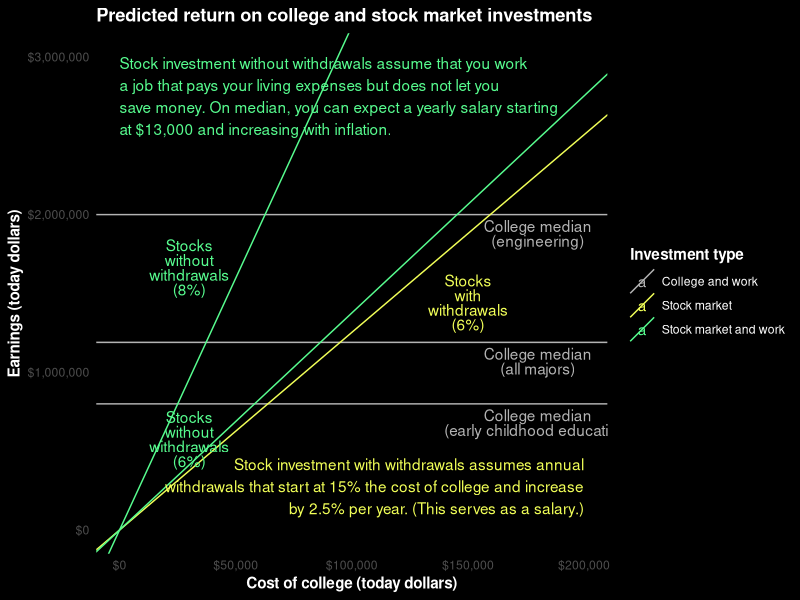
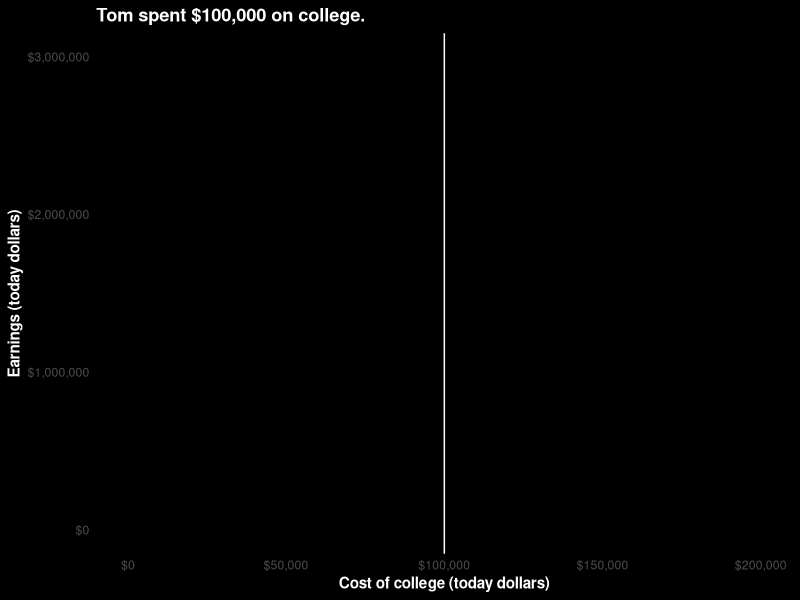
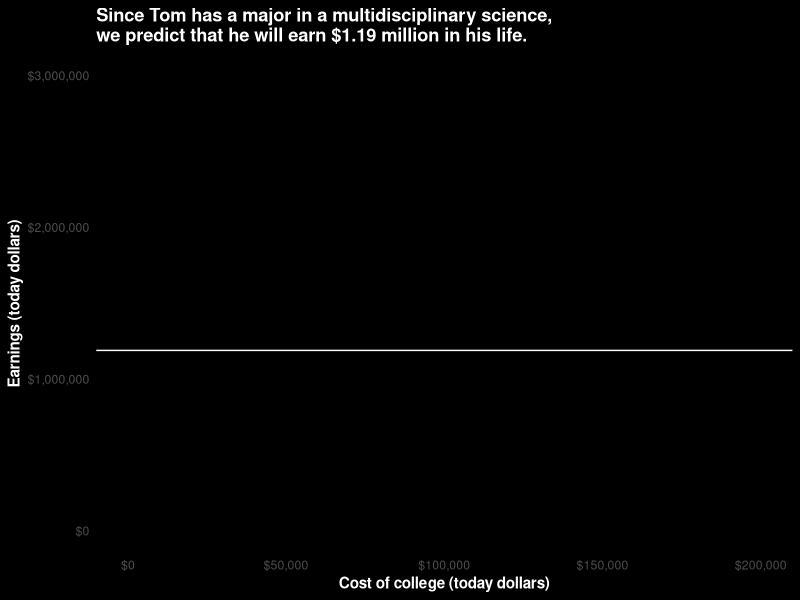
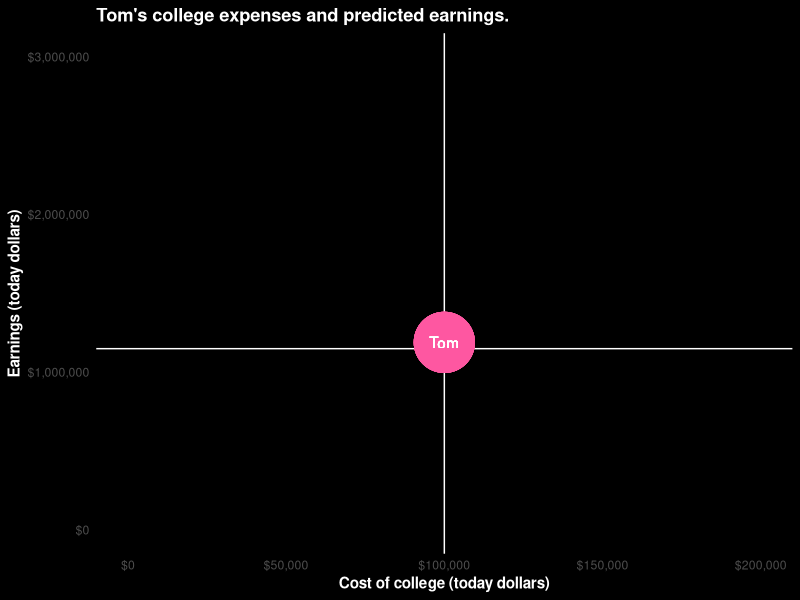
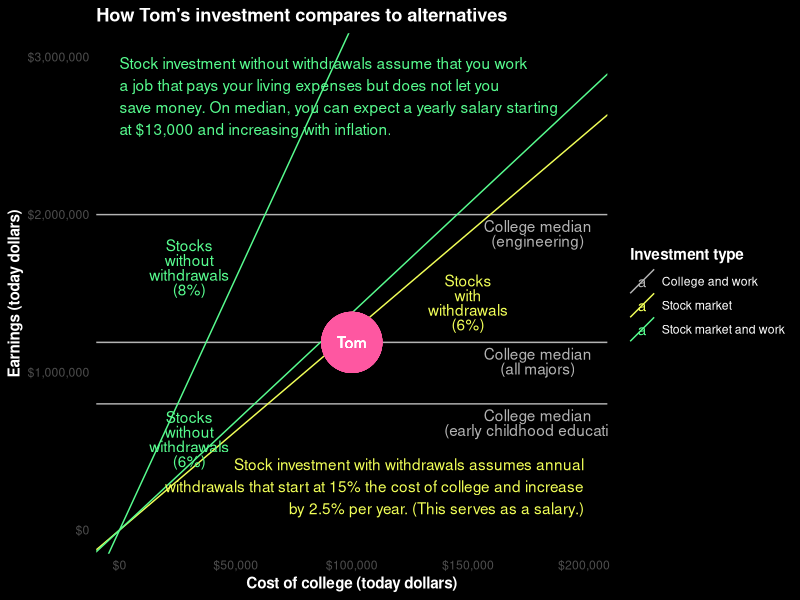

Recreate these plots in R, in order.
library(ggplot2)
library(reshape2)
library(scales)

years.invested <- 65 - 20 # People supposedly retire at 65.
prop.withdrawn <- 0.15 # Withdraw 15% of the initial investment every year, ignoring inflation
stock.market.return <- c(1.06, 1.08)
inflation <- 1.025 # 3% inflation
median.no.college <- 5.8e5

colors <- c(tom = '#fe57a1',
            college = 'grey70',
            work = '#57FD8F',
            retire = '#F1FF57')

earnings.slope <- function(stock.market.return, prop.withdrawn) {
  f <- function(state, year) {
    withdrawal <- prop.withdrawn * inflation ^ year
    new.state <- list(money = state$money * (stock.market.return - withdrawal))
    new.state$withdrawals = state$withdrawals + withdrawal
    new.state
  }
  begin.state <- list(money = 1, withdrawals = 0)
  end.state <- Reduce(f, 1:years.invested, init = begin.state)
  end.state$money + end.state$withdrawals
}

lifetime.earnings <- c(
  engineering = 2e6,
  all.majors = 1.19e6,
  early.childhood.education = 8e5
)

college <- data.frame(
  investment = 'College and work',
  label.x = 1.8e5,
  earnings.intercept = unname(lifetime.earnings),
  earnings.slope = 0,
  label.y = unname(lifetime.earnings),
  full.investment = paste0('College median\n(',
                           gsub('\\.', ' ', names(lifetime.earnings)), ')')
)

retire <- data.frame(
  investment = 'Stock market',
  label.x = 1.5e5,
  earnings.intercept = 0,
  earnings.slope = sapply(min(stock.market.return), function(rate)
                          earnings.slope(rate, prop.withdrawn))
)
retire$label.y <- 0.9 * retire$label.x * retire$earnings.slope
retire$full.investment <- paste0(
  'Stocks\nwith\nwithdrawals\n(', round(100 * (min(stock.market.return) - 1)), '%)')

work <- data.frame(
  investment = 'Stock market and work',
  label.x = 3e4,
  earnings.intercept = 0,
  earnings.slope = sapply(stock.market.return, function(rate)
                          earnings.slope(rate, 0))
)
work$label.y <- 2 * work$label.x * work$earnings.slope
work$full.investment <- paste0(
  'Stocks\nwithout\nwithdrawals\n(', round(100 * (stock.market.return - 1)), '%)')

both <- rbind(college, retire, work)

p.base <- ggplot(both) +
  scale_color_manual(values = unname(c(colors['college'], colors['retire'], colors['work'])),
                     name = 'Investment type') +
  theme_minimal() +
  theme(title = element_text(face = 'bold'),
        plot.background = element_rect(fill = 'black'),
        text = element_text(color = 'white'),
        line = element_line(color = 'white'),
        panel.grid.minor = element_blank(),
        panel.grid.major = element_blank()) +
  scale_x_continuous('Cost of college (today dollars)',
                     limits = c(0, 2e5), labels = dollar) +
  scale_y_continuous('Earnings (today dollars)',
                     limits = c(0, 3e6), labels = dollar)

stock.retire.label <- 'Stock investment with withdrawals assumes annual
withdrawals that start at 15% the cost of college and increase
by 2.5% per year. (This serves as a salary.)'

no.college.salary <- round(median.no.college / years.invested / 1000)
stock.work.label <- paste0(
'Stock investment without withdrawals assume that you work
a job that pays your living expenses but does not let you
save money. On median, you can expect a yearly salary starting
at $', no.college.salary, ',000 and increasing with inflation.')

p.predictions <- p.base +
  geom_abline(aes(slope = earnings.slope,
                  color = investment,
                  intercept = earnings.intercept,
                  group = full.investment)) +
  geom_text(aes(x = label.x,
                y = label.y,
                color = investment,
                vjust = 1.2,
                lineheight = .8,
                label = full.investment)) +
  annotate('text', x = 2e5, y = 1e5, label = stock.retire.label,
           color = unname(colors['retire']), hjust = 1, vjust = 0) +
  annotate('text', x = 0, y = 3e6, label = stock.work.label,
           color = unname(colors['work']), hjust = 0, vjust = 1) +
  ggtitle('Predicted return on college and stock market investments')

p.tom.expenses <- p.base + geom_vline(xintercept = 1e5, color = 'white') +
  ggtitle("Tom spent $100,000 on college.")

p.tom.predictions <- p.base + geom_hline(yintercept = 1.19e6, color = 'white') +
  ggtitle('Since Tom has a major in a multidisciplinary science,\nwe predict that he will earn $1.19 million in his life.')

p.tom.both <- p.base +
                geom_vline(xintercept = 1e5, color = 'white') +
                geom_hline(yintercept = 1.15e6, color = 'white') +
                aes(x = 1e5, y = 1.19e6) +
                geom_point(color = colors['tom'], size = 20) +
                geom_text(color = 'white', label = 'Tom') +
                ggtitle("Tom's college expenses and predicted earnings.")

p.tom.comparison <- p.predictions +
  aes(x = 1e5, y = 1.19e6) +
  geom_point(color = colors['tom'], size = 20) +
  geom_text(color = 'white', label = 'Tom') +
  ggtitle("How Tom's investment compares to alternatives")

ppplot <- function(plot, filename) ggsave(filename = filename,
                                          plot = plot,
                                          width = 12, height = 7,
                                         units = 'in', dpi = 200)
ppplot(p.predictions, 'general-predictions.png')
ppplot(p.tom.expenses, 'tom-expenses.png')
ppplot(p.tom.predictions, 'tom-predictions.png')
ppplot(p.tom.both, 'tom-both.png')
ppplot(p.tom.comparison, 'tom-comparison.png')
